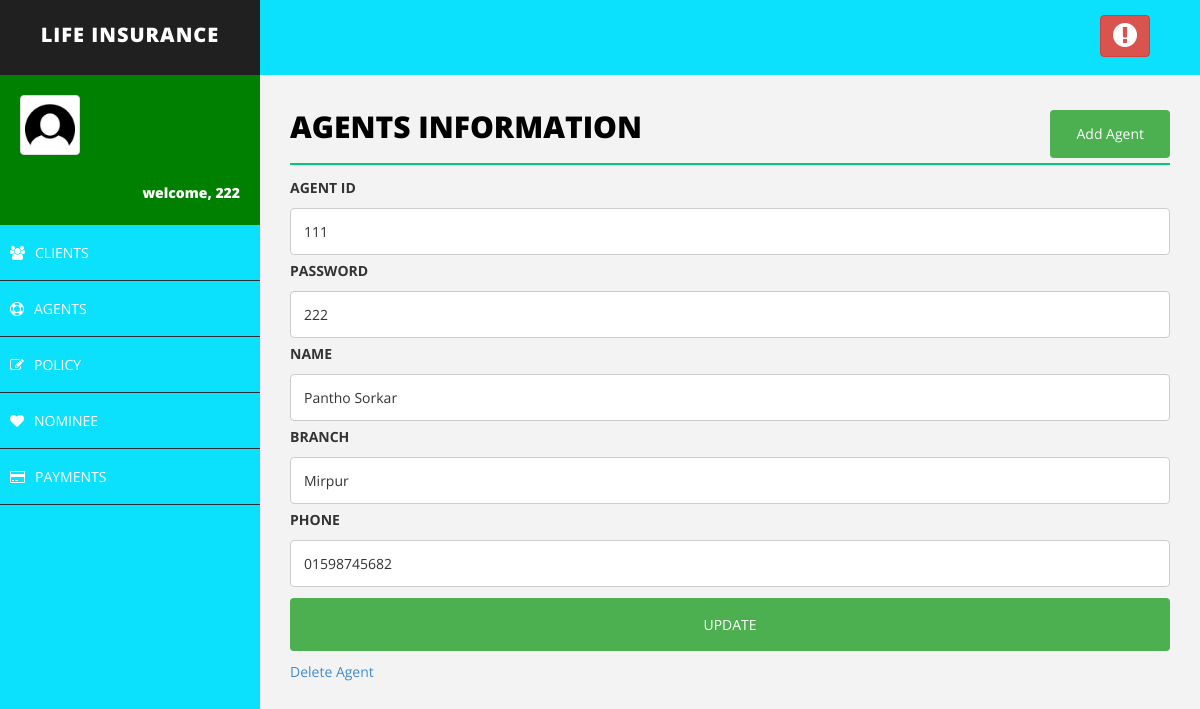
Screenshot of /editAgent.php?agent_id=111 (signed in) with the database file from the repository.
### tables this page shows
CREATE TABLE IF NOT EXISTS `agent` (
  `agent_id` varchar(50) NOT NULL,
  `agent_password` varchar(30) NOT NULL,
  `name` varchar(50) NOT NULL,
  `branch` varchar(50) NOT NULL,
  `phone` varchar(50) NOT NULL
);

### editAgent.php (the view, shortened to what this page needs)
<!DOCTYPE html>
<html>
<head>
    <link href="assets/css/bootstrap.css" rel="stylesheet" />
    <link href="assets/css/font-awesome.css" rel="stylesheet" />
    <link href="assets/css/basic.css" rel="stylesheet" />
    <link href="assets/css/custom.css" rel="stylesheet" />
</head>
<body>
<?php
include 'header.php';
?>
        <div id="page-wrapper">
                <div class="row">
                    <div class="col-md-12">
                        <h1 class="page-head-line">Agents Information
						<button class="btn" align="center">
						<a href="addclient.php" class="btn">Add Agent</a>
						</button>
						</h1>
                    </div>
                </div>
<?php
include'connection.php';
	if($_SERVER["REQUEST_METHOD"] == "GET"){
		$agent_id = $_GET["agent_id"];
	}
	$sql = "SELECT agent_id, agent_password, name, branch, phone from agent where agent_id='$agent_id'";
	$result = $conn->query($sql);
	echo "<div>\n";
	  echo '<form action="updateAgent.php" method="post">';
	    echo "<label for=\"fname\">AGENT ID</label>";
	    echo "<input type=\"text\" value=\"$agent_id\"name=\"agent_id\"/>"."</br>";
	while($row = $result->fetch_assoc()) {
		echo "<label for=\"fname\">PASSWORD</label>";
	    echo "<input type=\"text\" agent_id=\"fname\" name=\"agent_password\" placeholder=\"password..\" value=\"$row[agent_password]\">";
		echo "<label for=\"fname\">NAME</label>";
	    echo "<input type=\"text\" agent_id=\"fname\" name=\"name\" placeholder=\"Your Name..\" value=\"$row[name]\">";
		echo "<label for=\"fname\">BRANCH</label>";
		echo "<input type=\"text\" agent_id=\"fname\" name=\"branch\" placeholder=\"Your Branch..\" value=\"$row[branch]\">";
		echo "<label for=\"fname\">PHONE</label>";
		echo "<input type=\"text\" agent_id=\"fname\" name=\"phone\" placeholder=\"Your Phone..\" value=\"$row[phone]\">";
    }
	echo "<input type=\"submit\" value=\"UPDATE\">";
	echo "</form>\n";
	echo "<a href='deleteAgent.php?agent_id=".$agent_id."'>Delete Agent</a>";
echo "</div>\n";
?>
        </div>
    </div>
</body>
</html>

### assets/css/basic.css (style rules this page uses)
body { font-family: 'Open Sans', sans-serif; line-height:25px; }
#page-wrapper { padding: 15px 15px; min-height: 600px; background: #F3F3F3; }
.page-head-line { font-size: 30px; text-transform: uppercase; color: #000; font-weight: 800; padding-bottom: 20px; border-bottom: 2px solid #00CA79; margin-bottom: 10px; }
@media (min-width:768px) { #page-wrapper { margin: 0 0 0 260px; padding: 15px 30px; min-height: 1200px; } }

### editAgent.php (style rules this page uses)
input[type=text], select { width: 100%; padding: 10px 13px; margin: 3px 0; display: inline-block; border: 1px solid #ccc; border-radius: 4px; box-sizing: border-box; }
input[type=submit] { width: 100%; background-color: #4CAF50; color: white; padding: 14px 20px; margin: 8px 0; border: none; border-radius: 4px; cursor: pointer; }
.btn { background-color: #4CAF50; float: right; color:white; text-decoration:none; }

### rows the page displays
agent: agent_password "222", name "Pantho Sorkar", branch "Mirpur", phone "01598745682"

### other values shown
$_SESSION["username"] "222"
